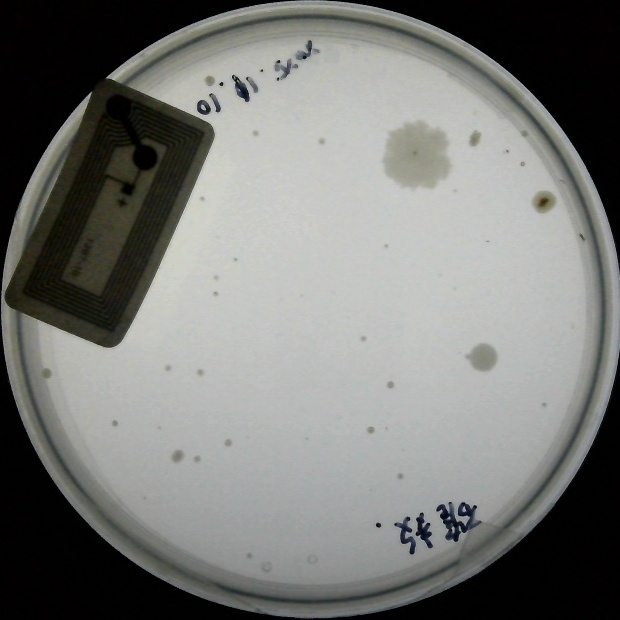
#> input picture start/20251113_090326_Z22222DS3620.jpg, 620 x 620 px
$ python -i A3.py   (imports and definitions only)
#> lines starting #> are read from the running program, lines starting #| are printed output that depends on the picture
#> further down, picture is the input picture: shape (620, 620, 3); mean B, G, R 118, 121, 120

import os
import glob
import cv2
import numpy as np
from ultralytics import YOLO

# ============================================================================
# 配置參數
# ============================================================================

# 資料夾路徑
START_FOLDER = 'start'           # 要標記的圖片資料夾
FINISH_FOLDER = 'finish'         # 處理完成的圖片資料夾
PREPROCESSED_FOLDER_A3 = '預處理A3'  # A3 預處理輸出路徑

# 圖片副檔名
IMAGE_EXTENSIONS = ['*.jpg', '*.jpeg', '*.png', '*.JPG', '*.JPEG', '*.PNG']

# YOLO 模型設定
MODEL_SIZE = 'l'  # 'n'、's'、'm' 、'l'、'x'
YOLO_MODEL_PATH = f"runs/DB_cell_detection122/weights/best.pt"
IMGSZ = 640  # 圖片尺寸，與訓練時一致

# 預處理設定
USE_PREPROCESSING = True  # True = 使用預處理（與訓練時一致），False = 使用原始圖片

# 過濾設定
FILTER_CONFIG = {
    # 1. 類別信心度過濾（程式層，類別特定）
    'class_confidence_threshold': {
        'RFID': 0.55,   # 0.55
        'cell': 0.2,   # 0.2
        'point': 0.18   # 0.18
    },

    # 2. YOLO信心度閾值（模型層，最低值）
    'yolo_conf_threshold': 0.001,  # YOLO 模型層使用最低的信心度值

    # 3. 重疊框過濾（參數越低越嚴格)
    'yolo_iou_threshold': 0.03,  # YOLO 內建 NMS IoU 閾值，過濾重疊的檢測框

    # 4. 同類別NMS過濾（參數越低越嚴格)
    'same_class_nms_threshold': 0.05,  # 同類別 NMS IoU 閾值
    'rfid_same_class_nms_threshold': 0.05,  # RFID 專用同類別 NMS 閾值

    # 5. 跨類別NMS過濾（參數越低越嚴格)
    'cross_class_iou_threshold': 0.02,  # 跨類別 NMS IoU 閾值

    # 6. 面積過濾
    'min_area_by_class': {
        'RFID': 0.0001,   # RFID 最小面積比例（相對於圖片大小，降到 0.0001）
        'cell': 0.0001,   # cell 最小面積比例（降低：從 0.001 降到 0.0001）
        'point': 0.0001   # point 最小面積比例（降低：從 0.001 降到 0.0001）
    },
    'max_area_ratio': 0.99,  # 最大面積比例（相對於圖片大小）

    # 7. RFID框擴展設定（確保邊邊角角都被框到）
    'rfid_expand': {
        'enabled': True,           # 是否啟用RFID框擴展
        'expand_ratio': 0.06,       # 擴展比例（6%，即每邊擴展3%，稍微增加以確保邊角）
        'min_expand_pixels': 4,     # 最小擴展像素數
        'max_expand_pixels': 18,    # 最大擴展像素數
    },
}

# 類別顏色設定 (BGR 格式)
CLASS_COLORS = {
    'RFID': (255, 255, 170),  # RFID, 藍色
    'cell': (170, 255, 255),  # 菌落, 黃色
    'point': (255, 170, 255)  # 疙瘩, 紫色
}

# 類別映射
CLASS_MAPPING = {
    0: 'RFID',
    1: 'cell',
    2: 'point'
}

# 類別順序映射（從類別名稱到索引）
CLASS_ORDER = {
    'RFID': 0,
    'cell': 1,
    'point': 2
}

# 預處理參數（與 train_DB.py 保持一致）
PREPROCESS_PARAMS = {
    # 顏色轉灰階參數
    'grayscale_radius': 300,        # GIMP Radius = 300
    'grayscale_samples': 4,         # GIMP Samples = 4
    'grayscale_iterations': 10,     # GIMP Iterations = 10
    'grayscale_enhance_shadows': False,  # GIMP Enhance Shadows = 未勾選

    # 銳利化參數
    'sharpen_radius': 3.0,          # 銳化半徑
    'sharpen_amount': 1.5,           # 銳化強度
    'sharpen_threshold': 0.0,       # 銳化閾值

    # 降低雜訊參數
    'denoise_h': 11.0,              # 過濾強度
    'denoise_templateWindowSize': 7, # 模板窗口大小
    'denoise_searchWindowSize': 21,  # 搜索窗口大小

    # 對比度增強參數（用於加深黑點）
    'enhance_contrast': True,        # 是否啟用對比度增強
    'contrast_alpha': 1.2,           # 對比度係數（1.0 = 無變化，>1.0 = 增強對比度，<1.0 = 降低對比度）
    'contrast_beta': 0,              # 亮度調整（0 = 無變化）
}


# 預處理函數
def convert_to_grayscale_gimp(image):
    """
    使用 GIMP 亮度方法轉換為灰階
    注意：GIMP 的「顏色轉灰階」有 Radius/Samples/Iterations 參數，這是特殊算法
    我們使用標準亮度方法，並可選添加高斯模糊模擬 Radius 效果

    參數：
        image: BGR 格式圖片

    返回：
        灰階圖片
    """
    # 使用 GIMP 亮度公式轉換為灰階
    b, g, r = cv2.split(image)
    gray = (0.114 * b.astype(np.float32) +
            0.587 * g.astype(np.float32) +
            0.299 * r.astype(np.float32)).astype(np.uint8)
    return gray

def sharpen_image_unsharp_mask(image, radius, amount, threshold=0.0):
    """fm
    使用 Unsharp Mask 方法銳化圖片（GIMP 風格）
    使用與 GIMP 相同的公式：sharpened = original + (original - blurred) * amount

    參數：
        image: 灰階圖片
        radius: 銳化半徑（GIMP 的 Radius）
        amount: 銳化強度（GIMP 的 Amount）
        threshold: 銳化閾值（GIMP 的 Threshold）

    返回：
        銳化後的圖片
    """
#> called with radius = 3, amount = 1.5, threshold = 0
    # 轉換為 float32 以進行精確計算
    img_float = image.astype(np.float32)

    # 計算高斯模糊（GIMP 使用 sigma = radius）
    # 計算 kernel 大小：通常使用 6*sigma+1，確保為奇數
    kernel_size = int(6 * radius + 1)
    if kernel_size % 2 == 0:
        kernel_size += 1
    blurred = cv2.GaussianBlur(img_float, (kernel_size, kernel_size), radius)
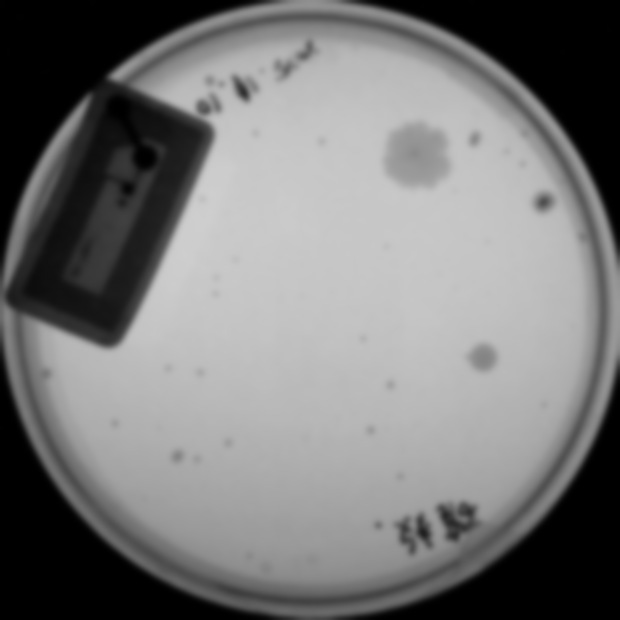
#> blurred: shape (620, 620) float32; min 0.00234, max 206.7, mean 120

    # GIMP 的 Unsharp Mask 公式：sharpened = original + (original - blurred) * amount
    diff = img_float - blurred
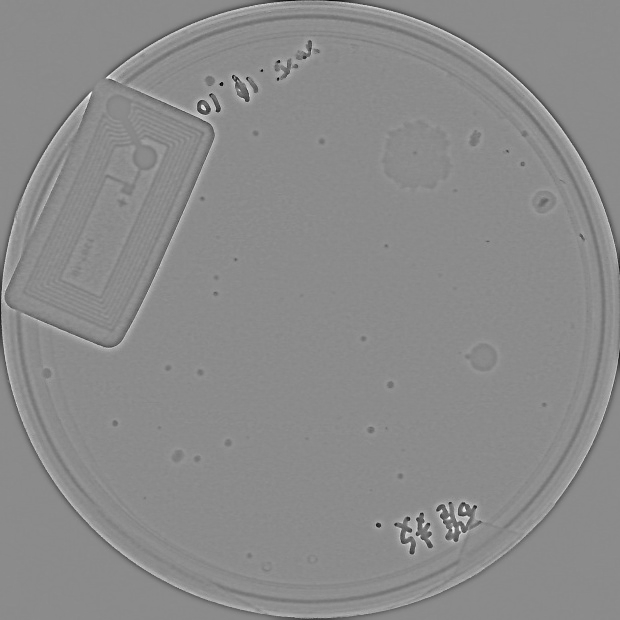
#> diff: shape (620, 620) float32; min -138.5, max 114.9, mean 0; drawn with min black and max white
    sharpened = img_float + diff * amount
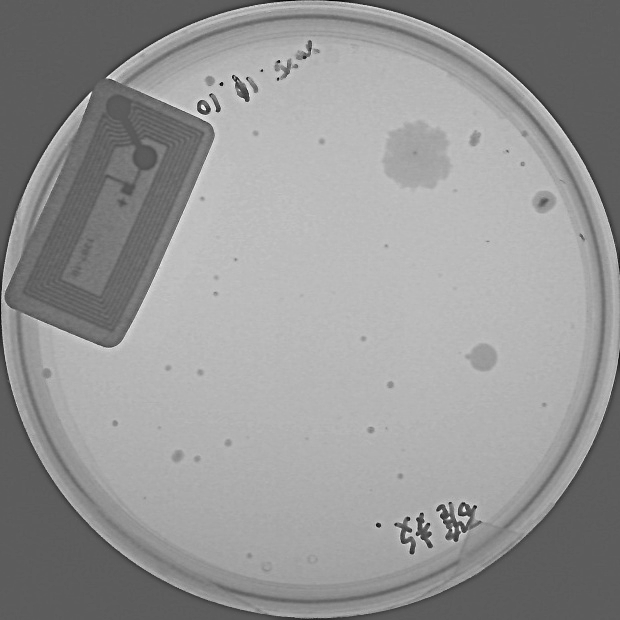
#> sharpened: shape (620, 620) float32; min -192.8, max 339.4, mean 119.9; drawn with min black and max white

    # 應用閾值
    if threshold > 0:
        # 計算差異的絕對值
        diff_abs = np.abs(diff)
        # 只對差異大於閾值的區域進行銳化
        mask = diff_abs > threshold
        sharpened = np.where(mask, sharpened, img_float)

    # 限制數值範圍到 [0, 255] 並轉回 uint8
    sharpened = np.clip(sharpened, 0, 255).astype(np.uint8)
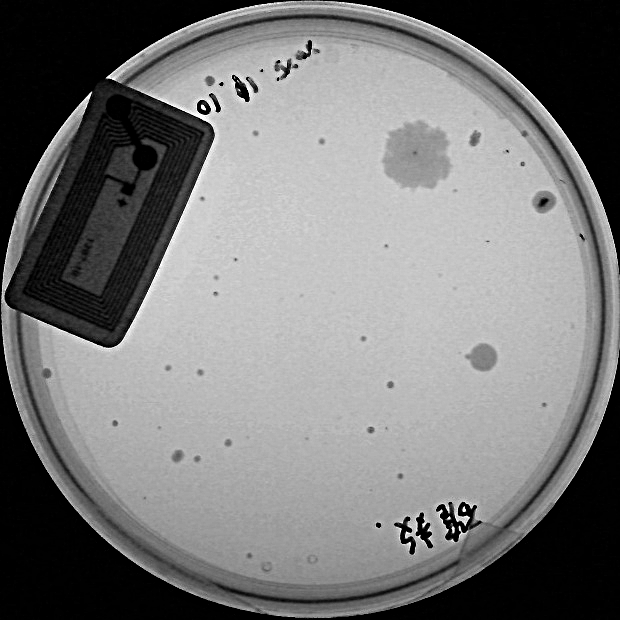
#> sharpened: shape (620, 620); min 0, max 255, mean 120.6

    return sharpened

def denoise_image(image, strength, template_window_size, search_window_size):
    """
    使用非局部均值去噪降低雜訊（GIMP 風格）

    參數：
        image: 灰階圖片
        strength: 過濾強度（GIMP 的 Strength，對應 OpenCV 的 h 參數）
        template_window_size: 模板窗口大小
        search_window_size: 搜索窗口大小

    返回：
        去噪後的圖片
    """
#> called with strength = 11, template_window_size = 7, search_window_size = 21
    # GIMP 的 Strength 參數範圍通常是 0-10，對應 OpenCV 的 h 參數
    # 直接使用 strength 作為 h 值
    return cv2.fastNlMeansDenoising(
        image,
        h=float(strength),
        templateWindowSize=template_window_size,
        searchWindowSize=search_window_size
    )

def enhance_contrast(image, alpha, beta):
    """
    增強對比度（線性變換）

    參數：
        image: 輸入圖片（灰階）
        alpha: 對比度係數（1.0 = 無變化，>1.0 = 增強對比度）
        beta: 亮度調整（0 = 無變化）

    返回：
        增強對比度後的圖片
    """
#> called with alpha = 1.2, beta = 0
    return cv2.convertScaleAbs(image, alpha=alpha, beta=beta)
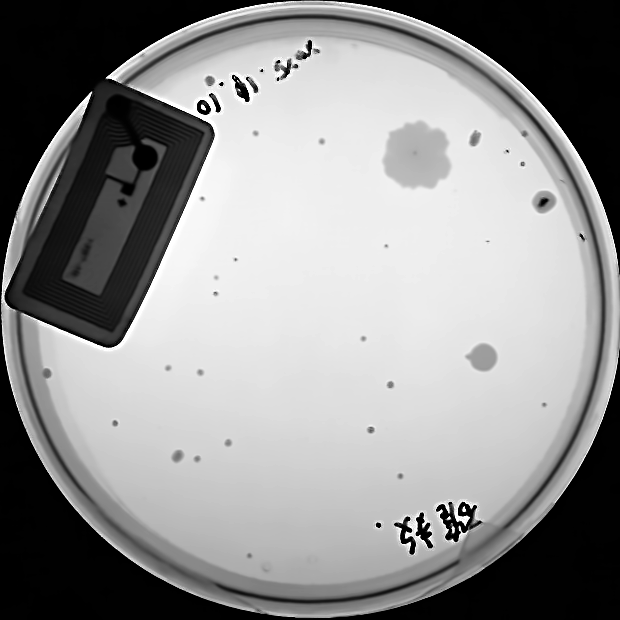
#> returned value: shape (620, 620); min 0, max 255, mean 144.6

def preprocess_image(image):
    """
    預處理圖片（與 train_DB.py 完全一致）
    依序使用：顏色轉灰階、銳利化、降低雜訊、對比度增強

    參數：
        image: 輸入圖片（BGR 格式）

    返回：
        處理後的 BGR 三通道圖片（與 train_DB.py 一致，符合 YOLO 要求）
    """
    # 1. 顏色轉灰階（GIMP 亮度方法）
    gray = convert_to_grayscale_gimp(image)

    # 2. 銳利化（Unsharp Mask）
    sharpened = sharpen_image_unsharp_mask(
        gray,
        PREPROCESS_PARAMS['sharpen_radius'],
        PREPROCESS_PARAMS['sharpen_amount'],
        PREPROCESS_PARAMS['sharpen_threshold']
    )

    # 3. 降低雜訊（非局部均值去噪）
    denoised = denoise_image(
        sharpened,
        PREPROCESS_PARAMS['denoise_h'],
        PREPROCESS_PARAMS['denoise_templateWindowSize'],
        PREPROCESS_PARAMS['denoise_searchWindowSize']
    )

    # 4. 對比度增強（加深黑點）
    if PREPROCESS_PARAMS.get('enhance_contrast', False):
        final = enhance_contrast(
            denoised,
            PREPROCESS_PARAMS['contrast_alpha'],  # 使用參數定義的值（1.2）
            PREPROCESS_PARAMS.get('contrast_beta', 0)
        )
    else:
        final = denoised

    # 與 train_DB.py 一致：預處理並輸出三通道以符合 YOLO 要求
    return cv2.cvtColor(final, cv2.COLOR_GRAY2BGR)
#> returned value: shape (620, 620, 3)

# ============================================================================
# 資料處理函數
# ============================================================================

# [845 lines left out: functions get_image_paths, ensure_folders, detect_objects_yolo, print_detection_info, parse_detection_box, calculate_iou and 9 more, not called in this run]

# [2 lines not run here, left out]

>>> import cv2
>>> picture = cv2.imread('start/20251113_090326_Z22222DS3620.jpg')
>>> result = preprocess_image(picture)

$ run again, on start/20251113_091525_Z22222DS3620.jpg
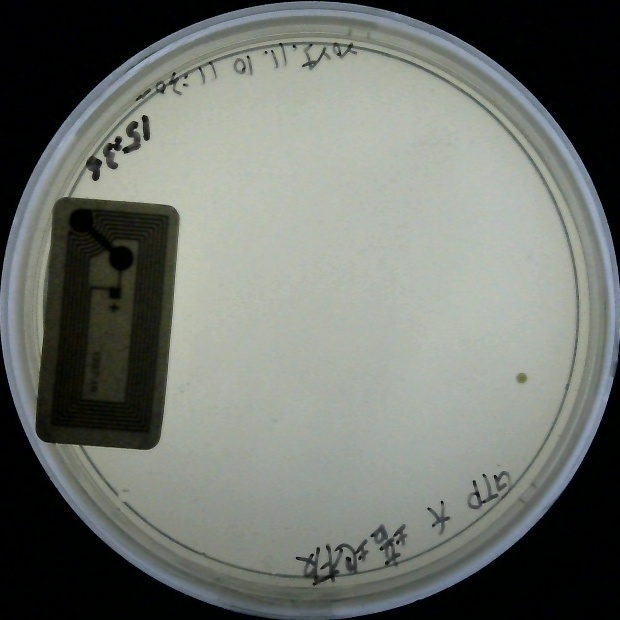
#> input picture start/20251113_091525_Z22222DS3620.jpg, 620 x 620 px
#> picture is the input picture: shape (620, 620, 3); mean B, G, R 109, 114.8, 110.9
#> in sharpen_image_unsharp_mask, `sharpened = img_float + diff * amount`:
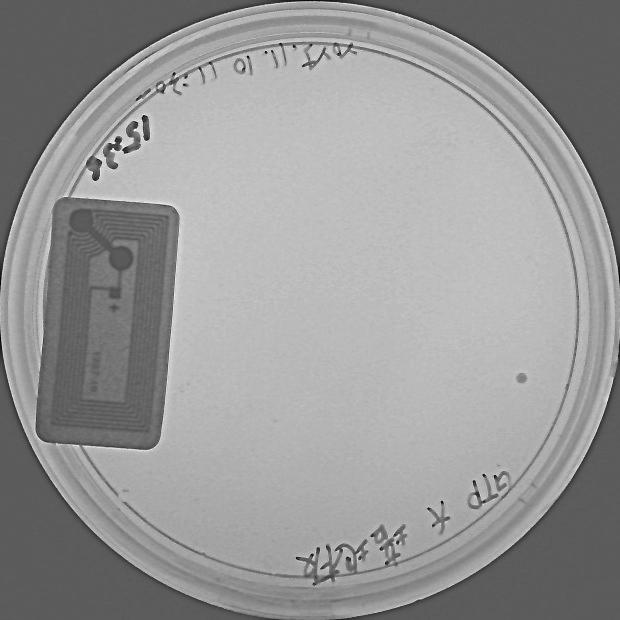
#> sharpened: shape (620, 620) float32; min -171, max 305.5, mean 112.5; drawn with min black and max white
#> in enhance_contrast, `return cv2.convertScaleAbs(image, alpha=alpha, beta=beta)`:
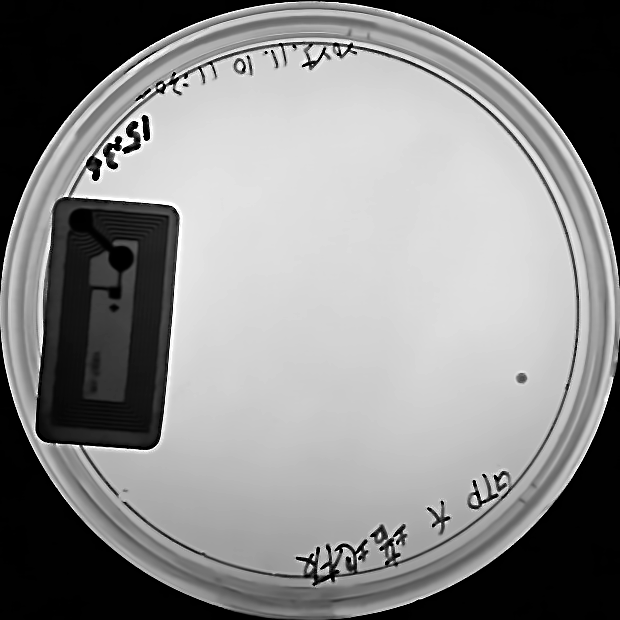
#> returned value: shape (620, 620); min 0, max 255, mean 135.7
